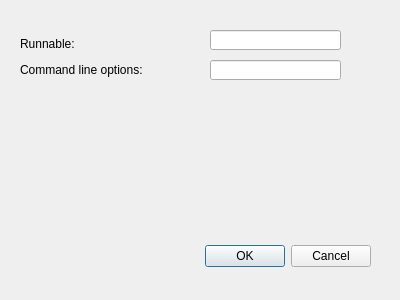
<?xml version="1.0" encoding="UTF-8"?>
<ui version="4.0">
 <class>TomoToolConfigCustom</class>
 <widget class="QDialog" name="Dialog">
  <property name="geometry">
   <rect>
    <x>0</x>
    <y>0</y>
    <width>400</width>
    <height>300</height>
   </rect>
  </property>
  <property name="windowTitle">
   <string>Dialog</string>
  </property>
  <widget class="QDialogButtonBox" name="buttonBox">
   <property name="geometry">
    <rect>
     <x>30</x>
     <y>240</y>
     <width>341</width>
     <height>32</height>
    </rect>
   </property>
   <property name="orientation">
    <enum>Qt::Horizontal</enum>
   </property>
   <property name="standardButtons">
    <set>QDialogButtonBox::Cancel|QDialogButtonBox::Ok</set>
   </property>
  </widget>
  <widget class="QLabel" name="label_runnable">
   <property name="geometry">
    <rect>
     <x>20</x>
     <y>34</y>
     <width>71</width>
     <height>20</height>
    </rect>
   </property>
   <property name="text">
    <string>Runnable:</string>
   </property>
  </widget>
  <widget class="QLabel" name="label_cli_options">
   <property name="geometry">
    <rect>
     <x>20</x>
     <y>60</y>
     <width>151</width>
     <height>20</height>
    </rect>
   </property>
   <property name="text">
    <string>Command line options:</string>
   </property>
  </widget>
  <widget class="QLineEdit" name="lineEdit_runnable">
   <property name="geometry">
    <rect>
     <x>210</x>
     <y>30</y>
     <width>131</width>
     <height>20</height>
    </rect>
   </property>
  </widget>
  <widget class="QLineEdit" name="lineEdit_cli_options">
   <property name="geometry">
    <rect>
     <x>210</x>
     <y>60</y>
     <width>131</width>
     <height>20</height>
    </rect>
   </property>
  </widget>
 </widget>
 <resources/>
 <connections>
  <connection>
   <sender>buttonBox</sender>
   <signal>accepted()</signal>
   <receiver>Dialog</receiver>
   <slot>accept()</slot>
   <hints>
    <hint type="sourcelabel">
     <x>248</x>
     <y>254</y>
    </hint>
    <hint type="destinationlabel">
     <x>157</x>
     <y>274</y>
    </hint>
   </hints>
  </connection>
  <connection>
   <sender>buttonBox</sender>
   <signal>rejected()</signal>
   <receiver>Dialog</receiver>
   <slot>reject()</slot>
   <hints>
    <hint type="sourcelabel">
     <x>316</x>
     <y>260</y>
    </hint>
    <hint type="destinationlabel">
     <x>286</x>
     <y>274</y>
    </hint>
   </hints>
  </connection>
 </connections>
</ui>
